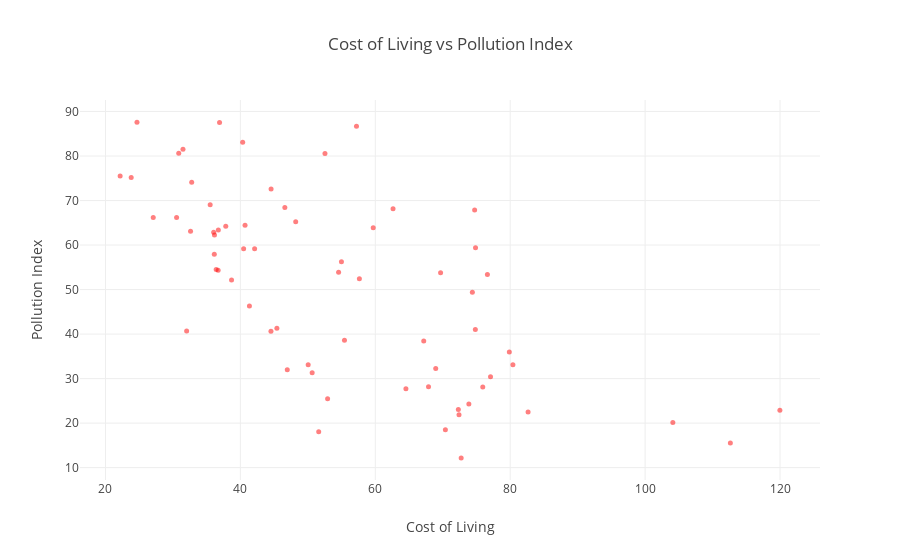

Write notebook code for a chart like this one.
### Code cell
# Solution
xData = arrayCost
yData = arrayPollution

trace = go.Scatter(x = xData, y = yData,  
                   mode = 'markers', 
                   marker = {'color': 'rgb(255,0,0)', 'size': 5, 'symbol': 'circle', 'opacity': 0.5}) 

layout = go.Layout( title = 'Cost of Living vs Pollution Index',
                    xaxis = {'title': 'Cost of Living'},
                    yaxis = {'title': 'Pollution Index'})
fig = go.Figure(data = [trace], layout = layout)
py.iplot(fig)

### Figure 1 — Plotly figure (JSON) as saved in the notebook; plotly's stock layout.template omitted (floating-point values rounded to 4 significant figures)
{"data": [{"marker": {"color": "rgb(255,0,0)", "opacity": 0.5, "size": 5, "symbol": "circle"}, "mode": "markers", "type": "scatter", "uid": "cae5267a-d04e-11e8-9cfd-3052cb2086f3", "x": [82.65, 72.73, 120.0, 73.87, 72.31, 75.93, 67.89, 72.41, 79.87, 68.96, 112.6, 104.1, 70.39, 51.61, 54.56, 52.93, 55.43, 67.18, 64.54, 62.63, 50.64, 74.39, 74.83, 50.05, 44.53, 77.08, 59.69, 54.98, 80.4, 45.41, 76.62, 74.86, 46.95, 46.59, 69.68, 38.69, 36.7, 32.03, 57.64, 42.11, 41.34, 37.83, 36.41, 35.52, 36.04, 48.2, 30.54, 36.13, 23.81, 40.69, 52.54, 57.21, 32.61, 31.49, 36.16, 36.73, 74.73, 44.55, 22.17, 27.08, 40.48, 40.34, 32.78, 30.86, 36.91, 24.67], "y": [22.48, 12.19, 22.9, 24.32, 23.06, 28.1, 28.15, 21.87, 35.96, 32.26, 15.55, 20.11, 18.48, 18.05, 53.91, 25.49, 38.59, 38.45, 27.71, 68.17, 31.31, 49.4, 41.04, 33.1, 40.61, 30.41, 63.91, 56.23, 33.09, 41.33, 53.4, 59.39, 32.01, 68.41, 53.8, 52.15, 54.36, 40.69, 52.4, 59.19, 46.33, 64.23, 54.5, 69.03, 62.87, 65.21, 66.19, 57.92, 75.17, 64.46, 80.56, 86.7, 63.08, 81.49, 62.27, 63.37, 67.87, 72.56, 75.53, 66.18, 59.14, 83.08, 74.13, 80.63, 87.53, 87.61]}], "layout": {"title": "Cost of Living vs Pollution Index", "xaxis": {"title": "Cost of Living"}, "yaxis": {"title": "Pollution Index"}}}
